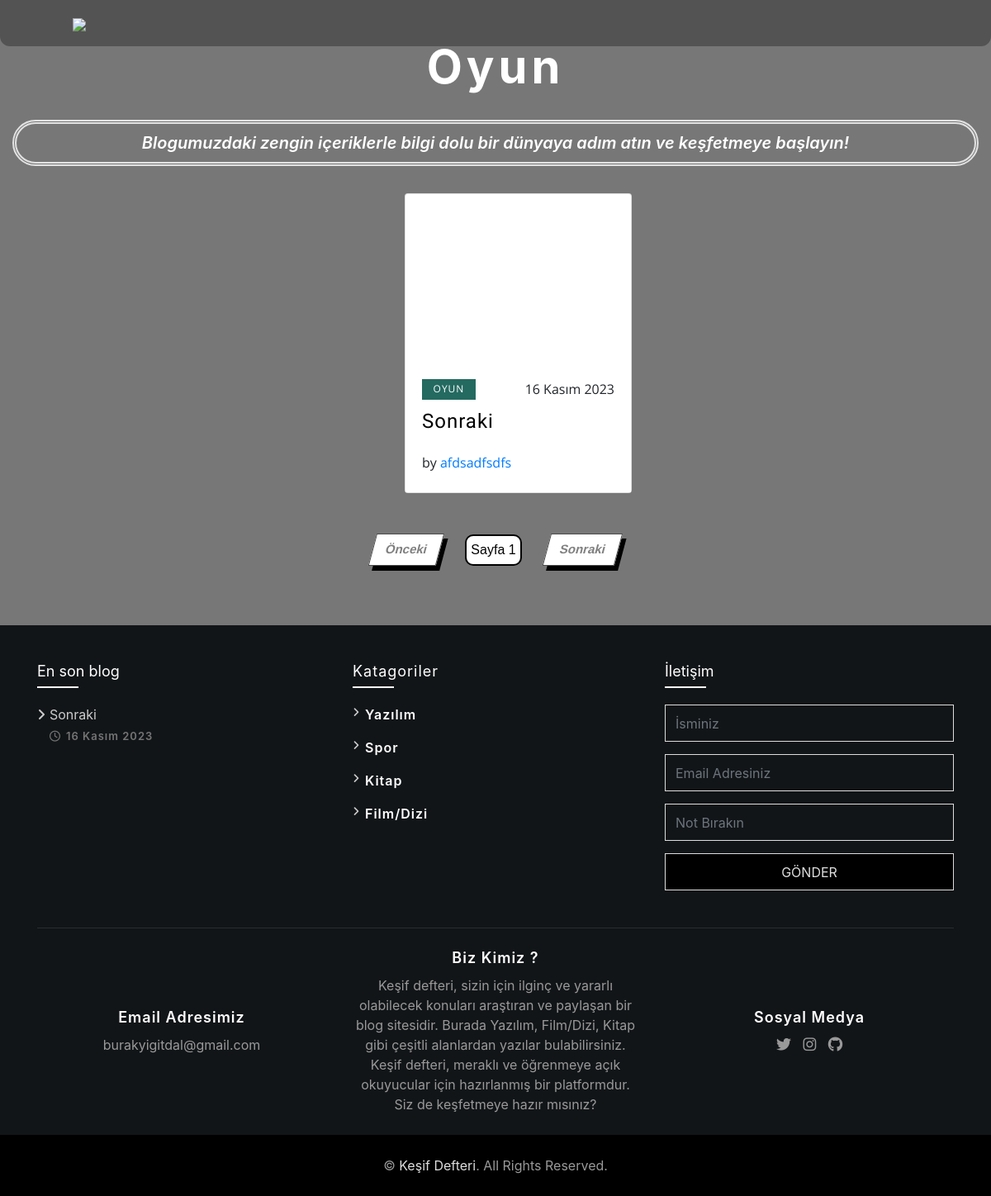
The app's page /oyun/ with its own data.
### kesifblog/models.py (models this page shows, shortened)
class Blog_Content(models.Model):
    baslik = models.CharField(max_length=200)
    icerik = RichTextUploadingField(blank=True, null=True)
    kategori = models.CharField(max_length=100, choices=CATEGORY_CHOICES)
    kategori_image = models.CharField(max_length=100, choices=CATEGORY_IMAGE)
    created_date = models.DateField(auto_now_add=True)
    yazar = models.CharField(max_length=200)
    icerik_info = models.TextField(blank=False, null=False,default='default')
    image = models.ImageField(upload_to='img', blank=True, null=True)
    card_image = models.ImageField(upload_to='img', blank=True, null=True)
    yeni_eklendi = models.BooleanField(default=False)
    onerilenler = models.BooleanField(default=False)
    profile_image = models.ImageField(upload_to='profile', blank=True, null=True)

### kesifblog/views.py (the view)
# urls.py: path('oyun/', views.game, name='game'),
def game(request):
    spor_icerikler = Blog_Content.objects.filter(kategori='Spor', yeni_eklendi=True).order_by('-created_date')[:1]
    yazilim_icerikler = Blog_Content.objects.filter(kategori='Yazılım', yeni_eklendi=True).order_by('-created_date')[:1]
    kitap_icerikler = Blog_Content.objects.filter(kategori='Kitap', yeni_eklendi=True).order_by('-created_date')[:1]
    oyun_icerikler = Blog_Content.objects.filter(kategori='Oyun', yeni_eklendi=True).order_by('-created_date')[:1]
    selected_category = "Oyun"
    footer_blog = Blog_Content.objects.filter(kategori=selected_category, onerilenler=True).order_by('-created_date')[:4]
    blogs = Blog_Content.objects.filter(kategori=selected_category)
    context = {
        'blogs': blogs,
        'spor_icerikler': spor_icerikler,
        'yazilim_icerikler': yazilim_icerikler,
        'kitap_icerikler': kitap_icerikler,
        'oyun_icerikler': oyun_icerikler,
        'footer_blog': footer_blog,
    }
    return render(request,'game.html',context)

### templates/game.html (shortened to what this page needs)
{% extends "base.html" %}
{% load static %}
{% block content %}
<section class="gallery" id="portfolio">
  <div class="container-fluid ">
    <h1 class="section-heading">Oyun</h1>
    <h5 class="thin"><em>Blogumuzdaki zengin içeriklerle bilgi dolu bir dünyaya adım atın ve keşfetmeye başlayın!</em></h5>
    <div class="row card-container  gallery-items">
      {% for blog_content in blogs reversed  %}
        <div class="col-sm-12 col-md-6 col-lg-3 item">
          <div class="port-box">
            <div class="card card-2">
              <a data-toggle="modal" data-target="#port-modal-{{ blog_content.id }}" href="" class="card-link">
                <div class="card-img-hovered" style="background-image: linear-gradient(to bottom, rgba(0, 0, 0, 0), rgba(0, 0, 0, 0)), url('{{ blog_content.card_image.url }}');"></div>
              </a>
              <div class="card-info">
                <div class="card-about">
                  <a class="card-tag" data-category="{{ blog_content.kategori }}">{{ blog_content.kategori }}</a>
                <div class="card-time">{{ blog_content.created_date }}</div>
                </div>
                <a class="card-title-link" data-toggle="modal" data-target="#port-modal-{{ blog_content.id }}" href=""><h1 class="card-title">{{ blog_content.baslik }}</h1></a>
                <div class="card-creator">by <a href="">{{ blog_content.yazar }}</a></div>
              </div>
            </div>
          </div>
        </div>
        {% endfor %}
      {% for blog_content in blogs %}
      </div>
        {% endfor %}
      </div>
      <br/>
      <div class="pagination">
        <div class="wrapper">
          <div class="prev cta">Önceki</div>
        </div>
        <div class="page">Sayfa <span class="page-num">{{ blogs.number }}</span></div>
        <div class="wrapper">
          <div class="next cta">Sonraki</div>
        </div>
          </div>
      <br/>
  </section>
  {% endblock content %}
  {% block footer_blog %}
  <div class="col-md-4 col-lg-4">
    <div class="footer-blog">
      <h3>En son blog</h3>
      {% for blog_content in footer_blog  %}
      <div>
        <a href="" data-toggle="modal" data-target="#port-modal-{{ blog_content.id }}" >{{ blog_content.baslik }}</a>
        <p>{{ blog_content.created_date }}</p>
      </div>
      {% endfor %}
    </div>
  </div>
  {% endblock footer_blog %}

### records on screen
Blog_Content: kategori "OYUN", created_date "16 Kasım 2023", baslik "Sonraki", yazar "afdsadfsdfs"
